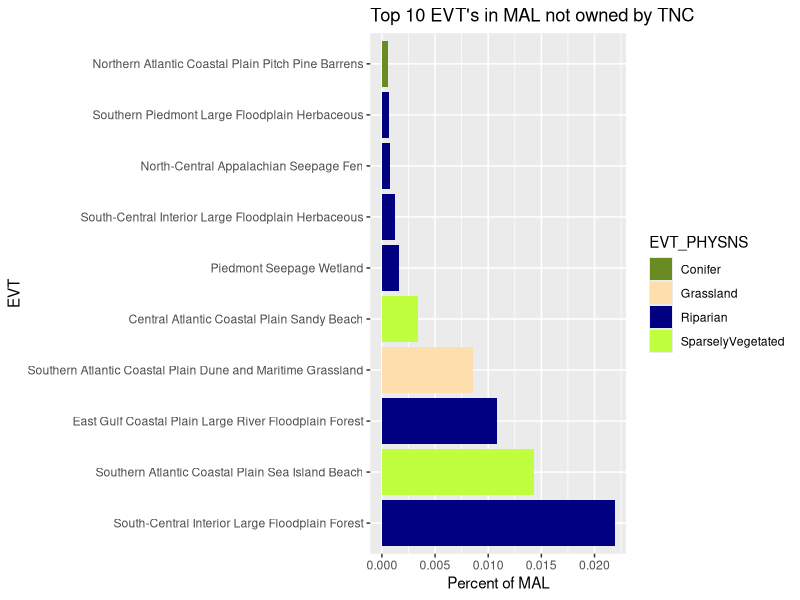
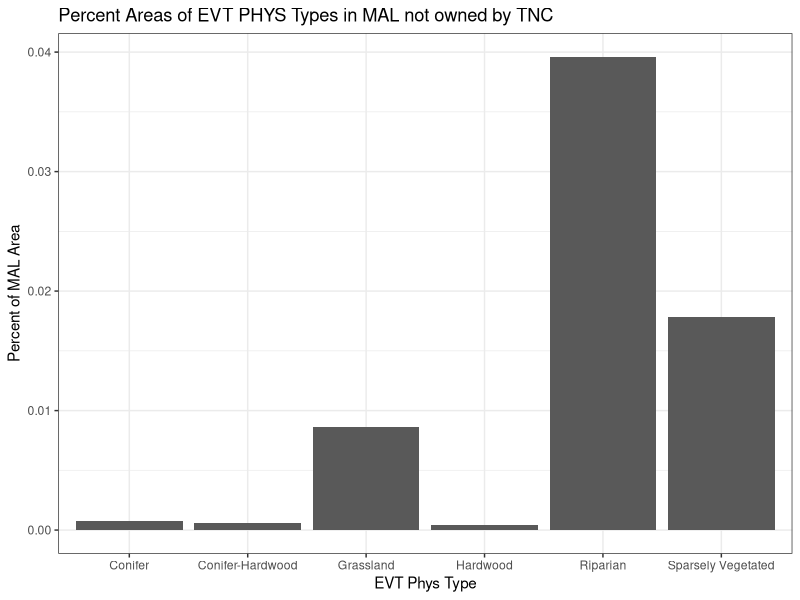

Generate these figures, in order, with R:
## ---- chunk 1
evt_mal <- read.csv("./data/US200EVT_MAL.csv")
tnc_mal <- read.csv("./data/US200EVT_MAL_TNC.csv")
library(knitr)

kable(evt_mal[1:5, ], caption="EVT data for all of MAL (first five lines)")
kable(tnc_mal[1:5, ], caption="EVT data for EVTs owned by The Nature Conservancy (first five lines)")
## ---- chunk 2
#Processing data for the Top 10 graph
library(tidyverse)
library(ggplot2)

#Rename count columns and add percent and rank columns
evt_mal<-evt_mal%>%
  rename(COUNT_MAL=COUNT)%>%
  arrange(desc(COUNT_MAL))%>%
  mutate(PERCENT_MAL=round(COUNT_MAL/sum(COUNT_MAL)*100,4),
         RANK_MAL=1:pull(tally(evt_mal)))
tnc_mal<-tnc_mal%>%
  rename(COUNT_TNC=COUNT)%>%
  arrange(desc(COUNT_TNC))%>%
  mutate(PERCENT_TNC=round(COUNT_TNC/sum(COUNT_TNC)*100,4),
         RANK_TNC=1:pull(tally(tnc_mal)))

#join the two data frames
mal <- left_join(evt_mal, tnc_mal) %>%
  replace(is.na(.), 0)

#Filter this data so that we only have the EVTs in CA not owned by TNC
mal_notowned<-mal%>%
  filter(COUNT_TNC==0 & EVT_PHYS!='Agricultural' & EVT_PHYS!='Developed' & EVT_PHYS!='Snow-Ice' & EVT_PHYS!='Exotic Herbaceous' & EVT_PHYS!= 'Exotic Tree-Shrub')%>%
  select(-COUNT_TNC,-PERCENT_TNC,-RANK_TNC)

#Grab the 10 largest EVTs not owned
mal_tennotowned<-slice(mal_notowned,1:10)

#Order the top 10 so that they are arranged by size in our plot rather than alphabetically
ordermal_tennotowned<-mal_tennotowned%>%
  arrange(desc(PERCENT_MAL))%>%
  mutate(EVT_NAME = factor(EVT_NAME, levels=EVT_NAME))

#Get rid of space in "Sparsely Vegetated" so we can assign colors manually
library(stringr)
EVT_PHYSNS<-str_replace(ordermal_tennotowned$EVT_PHYS," ","")
ordermal_tennotowned$EVT_PHYSNS<-EVT_PHYSNS
ordermal_tennotowned=subset(ordermal_tennotowned, select=-EVT_PHYS)
## ---- chunk 3
ggplot(ordermal_tennotowned, aes(x=EVT_NAME, y=PERCENT_MAL, fill=EVT_PHYSNS))+
  geom_bar(stat='identity',position='dodge')+
  coord_flip()+
  labs(x="EVT",y="Percent of MAL",title="Top 10 EVT's in MAL not owned by TNC")+
  scale_fill_manual(values=c(Conifer="olivedrab4", Riparian="navy", Grassland="navajowhite1", Shrubland="orange2", Hardwood= "orange4", SparselyVegetated="olivedrab1"))
## ---- chunk 4
#Now group all unowned EVTs by EVT_PHYS
phys_mal_notowned<-mal_notowned %>% group_by(EVT_PHYS)%>%
  summarise(PHYS_PERCENT_MAL = sum(PERCENT_MAL))%>%
  arrange(desc(PHYS_PERCENT_MAL))

#Remove unwanted PHYS types
phys_mal_notowned<-phys_mal_notowned%>%
  filter(EVT_PHYS!='Agricultural' & EVT_PHYS!='Developed' & EVT_PHYS!='Snow-Ice' & EVT_PHYS!='Exotic Herbaceous' & EVT_PHYS!= 'Exotic Tree-Shrub')
## ---- chunk 5
ggplot(phys_mal_notowned, aes(x=EVT_PHYS,y=PHYS_PERCENT_MAL))+
  geom_bar(stat='identity', position='dodge')+
  xlab("EVT Phys Type")+
  ylab("Percent of MAL Area")+
  ggtitle("Percent Areas of EVT PHYS Types in MAL not owned by TNC")+
  theme_bw()
